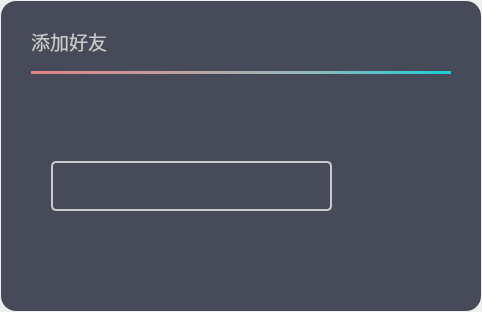
<?xml version="1.0" encoding="UTF-8"?>
<ui version="4.0">
 <class>AddPersonForm</class>
 <widget class="QWidget" name="AddPersonForm">
  <property name="geometry">
   <rect>
    <x>0</x>
    <y>0</y>
    <width>482</width>
    <height>312</height>
   </rect>
  </property>
  <property name="windowTitle">
   <string>Form</string>
  </property>
  <widget class="QWidget" name="widget" native="true">
   <property name="geometry">
    <rect>
     <x>1</x>
     <y>1</y>
     <width>480</width>
     <height>310</height>
    </rect>
   </property>
   <property name="styleSheet">
    <string notr="true">background-color:#474a59;
border:none;
border-radius:15px</string>
   </property>
   <widget class="QLabel" name="addPersonLabel">
    <property name="geometry">
     <rect>
      <x>30</x>
      <y>20</y>
      <width>200</width>
      <height>40</height>
     </rect>
    </property>
    <property name="font">
     <font>
      <family>等线</family>
      <pointsize>14</pointsize>
     </font>
    </property>
    <property name="styleSheet">
     <string notr="true">color:#c9c9c9;</string>
    </property>
    <property name="text">
     <string>添加好友</string>
    </property>
    <property name="alignment">
     <set>Qt::AlignLeading|Qt::AlignLeft|Qt::AlignVCenter</set>
    </property>
   </widget>
   <widget class="QPushButton" name="closeBtn">
    <property name="enabled">
     <bool>true</bool>
    </property>
    <property name="geometry">
     <rect>
      <x>430</x>
      <y>10</y>
      <width>40</width>
      <height>40</height>
     </rect>
    </property>
    <property name="styleSheet">
     <string notr="true">#closeBtn{

            border-radius: 5px;
}
#closeBtn:hover
{
            background-color: rgba(255,255,255,.3);
}
</string>
    </property>
    <property name="text">
     <string/>
    </property>
    <property name="icon">
     <iconset resource="res.qrc">
      <normaloff>:/Asserts/icons/close.svg</normaloff>:/Asserts/icons/close.svg</iconset>
    </property>
    <property name="autoDefault">
     <bool>false</bool>
    </property>
    <property name="flat">
     <bool>true</bool>
    </property>
   </widget>
   <widget class="QLabel" name="underLine_2">
    <property name="geometry">
     <rect>
      <x>30</x>
      <y>70</y>
      <width>420</width>
      <height>3</height>
     </rect>
    </property>
    <property name="styleSheet">
     <string notr="true">#underLine_2
{
    background-color:qlineargradient(spread:pad, x1:0, y1:0, x2:1, y2:0, stop:0  #e38283 ,stop:0.33 #c19f9e, stop:0.67 #91b8bb,stop:1 #1bced8);

}</string>
    </property>
    <property name="text">
     <string/>
    </property>
   </widget>
   <widget class="QLineEdit" name="searchNameEdit">
    <property name="geometry">
     <rect>
      <x>50</x>
      <y>160</y>
      <width>281</width>
      <height>50</height>
     </rect>
    </property>
    <property name="styleSheet">
     <string notr="true">#searchNameEdit
{
	border:2px solid #c9c9c9;
	border-radius:5px;
	color:#c9c9c9;
}
#searchNameEdit:focus
{
	background-color:#fff;
	color:#000;
}</string>
    </property>
   </widget>
   <widget class="QPushButton" name="searchNameBtn">
    <property name="geometry">
     <rect>
      <x>350</x>
      <y>160</y>
      <width>70</width>
      <height>50</height>
     </rect>
    </property>
    <property name="styleSheet">
     <string notr="true">#searchNameBtn:hover
{
	background-color:rgba(255,255,255,0.5);
	
}</string>
    </property>
    <property name="text">
     <string/>
    </property>
    <property name="icon">
     <iconset resource="res.qrc">
      <normaloff>:/Asserts/icons/person_search.svg</normaloff>:/Asserts/icons/person_search.svg</iconset>
    </property>
    <property name="iconSize">
     <size>
      <width>40</width>
      <height>40</height>
     </size>
    </property>
   </widget>
   <widget class="QLabel" name="hintLabel">
    <property name="geometry">
     <rect>
      <x>50</x>
      <y>230</y>
      <width>280</width>
      <height>30</height>
     </rect>
    </property>
    <property name="font">
     <font>
      <family>等线 Light</family>
      <pointsize>10</pointsize>
     </font>
    </property>
    <property name="styleSheet">
     <string notr="true">color:#c9c9c9;</string>
    </property>
    <property name="text">
     <string/>
    </property>
    <property name="alignment">
     <set>Qt::AlignCenter</set>
    </property>
   </widget>
  </widget>
 </widget>
 <resources>
  <include location="res.qrc"/>
 </resources>
 <connections/>
</ui>
